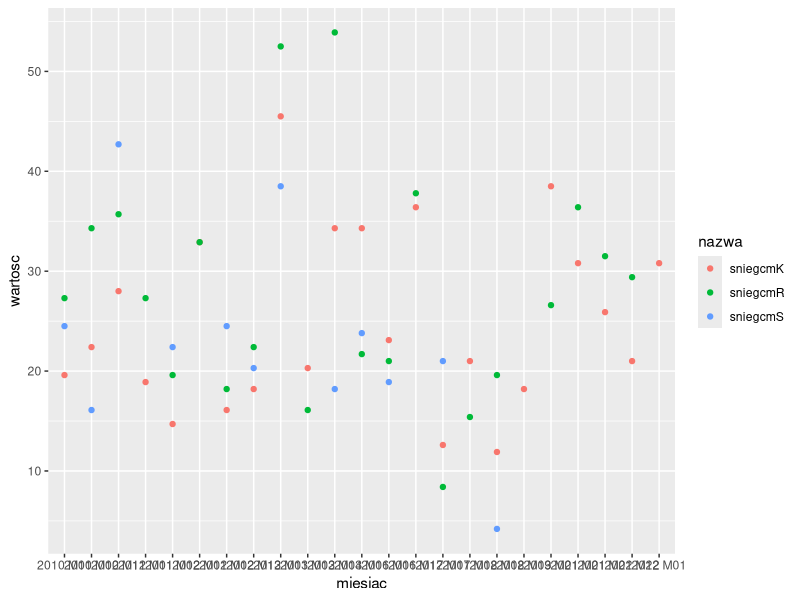

Here is the R script that generated this plot:
library(tidyverse)

#Wczytałem bibliotekę tidyverse w celu użycia funkcji z pakietu dplyr

temperatura <- readxl::read_xlsx("dane/DaneTemp.xlsx", sheet = 1)
opad <- readxl::read_xlsx("dane/DaneTemp.xlsx", sheet = 2)

# Analizowane dane pobrałem ze strony Gus, przedstawiają one
# średnią temperaturę miesięczną i miesięczną sumę opadu dla wielolecia 2010-2022
# Planuje obliczyć sumę opadu sniegu dla poszczególnych miast. Założyłem, że średnia
# temperatura utrzymywała się przez cały miesiąc, a 1mm opadu odpowiada około 7mm śniegu.
# Efekt końcowy powinien zawierać tabelę z sumą opadu śniegu dla danego wielolecia w cm.

daneklim <- left_join(opad, temperatura, by = "Okres") |>
  rename(miesiac = Okres)

sniegkielce <- dplyr::select(daneklim, miesiac, OpadKiel, TempKiel) |>
  dplyr::filter(OpadKiel > 0 & TempKiel <= 0) |>
  dplyr::mutate(sniegcmK = OpadKiel * 0.7)

sniegrzeszow <- dplyr::select(daneklim, miesiac, OpadRzes, TempRzes) |>
  dplyr::filter(OpadRzes > 0 & TempRzes <= 0) |>
  dplyr::mutate(sniegcmR = OpadRzes * 0.7)

sniegszczecin <- dplyr::select(daneklim, miesiac, OpadSzcz, TempSzcz) |>
  dplyr::filter(OpadSzcz > 0 & TempSzcz <= 0) |>
  dplyr::mutate(sniegcmS = OpadSzcz * 0.7)


Snieg <- dplyr::full_join(sniegkielce, sniegszczecin, by = NULL) |>
  dplyr::full_join(sniegrzeszow, by = NULL)

Snieg2 <- Snieg |>
  tidyr::pivot_longer(
    cols = c(sniegcmK, sniegcmR, sniegcmS),
    names_to = "nazwa",
    values_to = "wartosc"
  )

ggplot2::ggplot(Snieg2, aes(miesiac, wartosc, color = nazwa,)) +
  geom_point()
